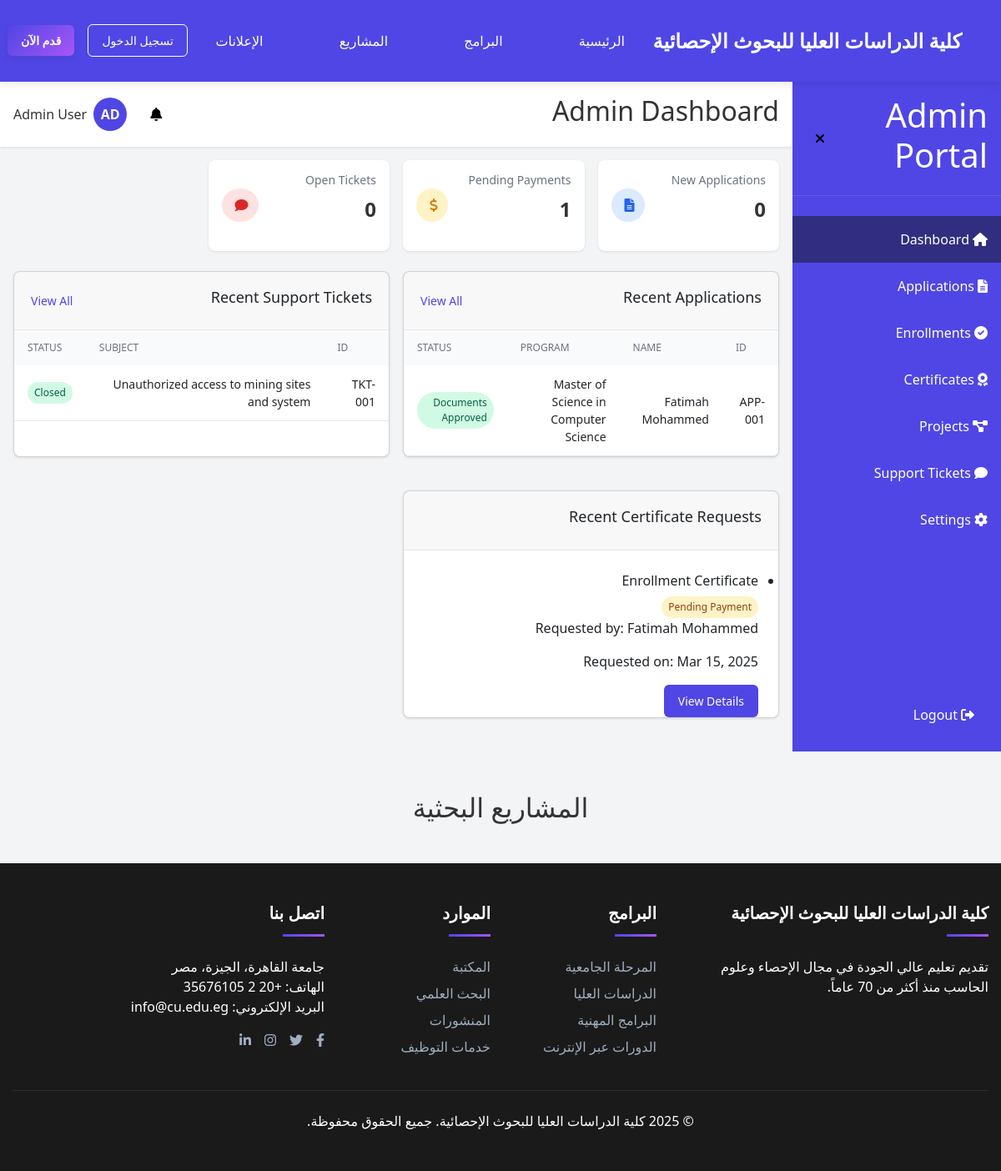
Page /admin/dashboard (signed in) on the committed database.
### models.py (models this page shows, shortened)
class User(db.Model, UserMixin):
    __tablename__ = 'user'
    __table_args__ = {'extend_existing': True}
    id = db.Column(db.Integer, primary_key=True)
    email = db.Column(db.String(120), unique=True, nullable=False)
    password_hash = db.Column(db.String(128), nullable=False)
    full_name = db.Column(db.String(100), nullable=False)
    phone = db.Column(db.String(20), nullable=True)
    nationality = db.Column(db.String(50), nullable=True)
    education = db.Column(db.String(50), nullable=True)
    role = db.Column(db.String(20), default='student')
    created_at = db.Column(db.DateTime, default=datetime.utcnow)
    applications = db.relationship('Application', backref='user', lazy=True)
    documents = db.relationship('Document', backref='user', lazy=True)
    certificates = db.relationship('Certificate', backref='user', lazy=True)
    tickets = db.relationship('Ticket', backref='user', lazy=True)
    notifications = db.relationship('Notification', backref='user', lazy=True)
    def is_admin(self):
        return self.role == 'admin'

class Application(db.Model):
    __tablename__ = 'application'
    __table_args__ = {'extend_existing': True}
    id = db.Column(db.Integer, primary_key=True)
    app_id = db.Column(db.String(20), unique=True, nullable=False)
    user_id = db.Column(db.Integer, db.ForeignKey('user.id'), nullable=False)
    program = db.Column(db.String(100), nullable=False)
    status = db.Column(db.String(50), default='Pending Review')
    payment_status = db.Column(db.String(20), default='Pending')
    date_submitted = db.Column(db.DateTime, default=datetime.utcnow)
    documents = db.relationship('Document', backref='application', lazy=True)
    student_id = db.relationship('StudentID', backref='application', uselist=False)

class Ticket(db.Model):
    __tablename__ = 'ticket'
    __table_args__ = {'extend_existing': True}
    id = db.Column(db.Integer, primary_key=True)
    ticket_id = db.Column(db.String(20), unique=True, nullable=False)
    user_id = db.Column(db.Integer, db.ForeignKey('user.id'), nullable=False)
    subject = db.Column(db.String(100), nullable=False)
    status = db.Column(db.String(20), default='Open')
    created_at = db.Column(db.DateTime, default=datetime.utcnow)
    messages = db.relationship('TicketMessage', backref='ticket', lazy=True, order_by='TicketMessage.created_at')

class Certificate(db.Model):
    __tablename__ = 'certificates'
    __table_args__ = {'extend_existing': True}
    id = db.Column(db.Integer, primary_key=True)
    cert_id = db.Column(db.String(20), unique=True)
    user_id = db.Column(db.Integer, db.ForeignKey('user.id'), nullable=False)
    type = db.Column(db.String(100), nullable=False)
    purpose = db.Column(db.Text)
    copies = db.Column(db.Integer, default=1)
    status = db.Column(db.String(50), default='Pending')
    payment_status = db.Column(db.String(20), default='Pending')
    request_date = db.Column(db.DateTime, default=datetime.utcnow)

### run.py (the view)
@app.route('/admin/dashboard')
@login_required
def admin_dashboard():
    if not current_user.is_admin():
        flash('Access denied: Admin privileges required', 'danger')
        return redirect(url_for('student_dashboard'))
    applications_count = Application.query.filter_by(status='Pending Review').count()
    payment_pending_count = Application.query.filter_by(status='Documents Approved', payment_status='Pending').count()
    certificate_requests = Certificate.query.count()
    open_tickets = Ticket.query.filter_by(status='Open').count()
    recent_applications = Application.query.order_by(Application.date_submitted.desc()).limit(3).all()
    recent_tickets = Ticket.query.order_by(Ticket.created_at.desc()).limit(3).all()
    recent_certificates = Certificate.query.order_by(Certificate.request_date.desc()).limit(3).all()
    return render_template('admin/dashboard.html',
                          applications_count=applications_count,
                          payment_pending_count=payment_pending_count,
                          certificate_requests=certificate_requests,
                          open_tickets=open_tickets,
                          recent_applications=recent_applications,
                          recent_tickets=recent_tickets,
                          recent_certificates=recent_certificates)

### run.py (called while the page is built)
@login_manager.user_loader
def load_user(user_id):
    return User.query.get(int(user_id))

@app.template_filter('slice')
def slice_filter(iterable, start, end=None):
    if end is None:
        return iterable[start:]
    return iterable[start:end]

@app.template_filter('format_date')
def format_date_filter(date):
    if date is None:
        return ""
    try:
        return date.strftime("%b %d, %Y")
    except:
        return str(date)

@app.context_processor
def inject_now():
    return {'now': datetime.utcnow()}

### templates/admin/dashboard.html (shortened to what this page needs)
{% extends "admin_layout.html" %}
{% block page_title %}Admin Dashboard{% endblock %}
{% block main_content %}
<div class="stats-grid">
    <div class="stat-card">
        <div class="stat-content">
            <div>
                <h3 class="stat-title">New Applications</h3>
                <p class="stat-value">{{ applications_count }}</p>
            </div>
            <div class="stat-icon blue">
                <i class="fas fa-file-alt"></i>
            </div>
        </div>
    </div>
    <div class="stat-card">
        <div class="stat-content">
            <div>
                <h3 class="stat-title">Pending Payments</h3>
                <p class="stat-value">{{ payment_pending_count }}</p>
            </div>
            <div class="stat-icon yellow">
                <i class="fas fa-dollar-sign"></i>
            </div>
        </div>
    </div>
    <div class="stat-card">
        <div class="stat-content">
            <div>
                <h3 class="stat-title">Open Tickets</h3>
                <p class="stat-value">{{ open_tickets }}</p>
            </div>
            <div class="stat-icon red">
                <i class="fas fa-comment"></i>
            </div>
        </div>
    </div>
</div>
<div class="dashboard-grid">
    <div class="card">
        <div class="card-header">
            <h3>Recent Applications</h3>
            <a href="{{ url_for('admin_applications') }}" class="view-all">View All</a>
        </div>
        <div class="table-container">
            <table>
                <thead>
                    <tr>
                        <th>ID</th>
                        <th>Name</th>
                        <th>Program</th>
                        <th>Status</th>
                    </tr>
                </thead>
                <tbody>
                    {% for app in recent_applications %}
                        <tr>
                            <td>{{ app.app_id }}</td>
                            <td>{{ app.user.full_name }}</td>
                            <td>{{ app.program }}</td>
                            <td>
                                <span class="status-badge
                                    {% if app.status == 'Pending Review' %}yellow
                                    {% elif app.status == 'Documents Approved' %}green
                                    {% elif app.status == 'Documents Rejected' %}red
                                    {% elif app.status == 'Payment Pending' %}blue
                                    {% endif %}">
                                    {{ app.status }}
                                </span>
                            </td>
                        </tr>
                    {% else %}
                        <tr>
                            <td colspan="4" class="text-center">No recent applications</td>
                        </tr>
                    {% endfor %}
                </tbody>
            </table>
        </div>
    </div>
    <div class="card">
        <div class="card-header">
            <h3>Recent Support Tickets</h3>
            <a href="{{ url_for('admin_tickets') }}" class="view-all">View All</a>
        </div>
        <div class="table-container">
            <table>
                <thead>
                    <tr>
                        <th>ID</th>
                        <th>Subject</th>
                        <th>Status</th>
                    </tr>
                </thead>
                <tbody>
                    {% for ticket in recent_tickets %}
                        <tr>
                            <td>{{ ticket.ticket_id }}</td>
                            <td>{{ ticket.subject }}</td>
                            <td>
                                <span class="status-badge
                                    {% if ticket.status == 'Open' %}red
                                    {% elif ticket.status == 'In Progress' %}yellow
                                    {% elif ticket.status == 'Closed' %}green
                                    {% endif %}">
                                    {{ ticket.status }}
                                </span>
                            </td>
                        </tr>
                    {% else %}
                        <tr>
                            <td colspan="3" class="text-center">No recent tickets</td>
                        </tr>
                    {% endfor %}
                </tbody>
            </table>
        </div>
    </div>
    <div class="card">
        <div class="card-header">
            <h3>Recent Certificate Requests</h3>
        </div>
        <div class="card-body">
            {% if recent_certificates %}
                <ul class="recent-list">
                    {% for certificate in recent_certificates %}
                    <li class="recent-item">
                        <div class="recent-item-header">
                            <h4>{{ certificate.type }}</h4>
                            <span class="status-badge
                                {% if certificate.status == 'Pending Payment' %}yellow
                                {% elif certificate.status == 'Processing' %}blue
                                {% elif certificate.status == 'Ready for Pickup' %}green
                                {% endif %}">
                                {{ certificate.status }}
                            </span>
                        </div>
                        <p>Requested by: {{ certificate.user.full_name }}</p>
                        <p>Requested on: {{ certificate.request_date|format_date }}</p>
                        <div class="item-actions">
                            <a href="{{ url_for('admin_certificates') }}?cert_id={{ certificate.cert_id }}" class="btn primary btn-sm">View Details</a>
                        </div>
                    </li>
                    {% endfor %}
                </ul>
            {% else %}
                <p class="text-muted">No recent certificate requests.</p>
            {% endif %}
        </div>
    </div>
</div>
{% endblock %}

### templates/admin_layout.html (shortened to what this page needs)
{% extends "base.html" %}
{% block content %}
<div class="dashboard-container">
    <div id="sidebar" class="sidebar">
        <div class="sidebar-header">
            <h1 id="sidebar-title">Admin Portal</h1>
            <button id="toggle-sidebar" class="btn-icon">
                <i class="fas fa-times"></i>
            </button>
        </div>
        <nav class="sidebar-nav">
            <a href="{{ url_for('admin_dashboard') }}" class="nav-item {% if request.endpoint == 'admin_dashboard' %}active{% endif %}">
                <i class="fas fa-home"></i>
                <span class="nav-text">Dashboard</span>
              </a>
            <a href="{{ url_for('admin_applications') }}"
               class="nav-item {% if request.endpoint == 'admin_applications' %}active{% endif %}"
               id="admin-applications-link">
                <i class="fas fa-file-alt"></i>
                <span class="nav-text">Applications</span>
            </a>
            <a href="{{ url_for('admin_enrollments') }}" class="nav-item {% if request.endpoint == 'admin_enrollments' %}active{% endif %}">
                <i class="fas fa-check-circle"></i>
                <span class="nav-text">Enrollments</span>
            </a>
            <a href="{{ url_for('admin_certificates') }}" class="nav-item {% if request.endpoint == 'admin_certificates' %}active{% endif %}">
                <i class="fas fa-award"></i>
                <span class="nav-text">Certificates</span>
            </a>
            <a href="{{ url_for('admin_projects') }}" class="nav-item {% if request.endpoint == 'admin_projects' %}active{% endif %}">
                <i class="fas fa-project-diagram"></i>
                <span class="nav-text">Projects</span>
            </a>
            <a href="{{ url_for('admin_tickets') }}" class="nav-item {% if request.endpoint == 'admin_tickets' %}active{% endif %}">
                <i class="fas fa-comment"></i>
                <span class="nav-text">Support Tickets</span>
            </a>
            <a href="{{ url_for('admin_settings') }}" class="nav-item {% if request.endpoint == 'admin_settings' %}active{% endif %}">
                <i class="fas fa-cog"></i>
                <span class="nav-text">Settings</span>
            </a>
        </nav>
        <div class="logout-container">
            <a href="{{ url_for('logout') }}" class="nav-item">
                <i class="fas fa-sign-out-alt"></i>
                <span class="nav-text">Logout</span>
            </a>
        </div>
    </div>
    <div class="main-content">
        <header class="header">
            <div class="header-content">
                <h2 id="page-title">{% block page_title %}Dashboard{% endblock %}</h2>
                <div class="header-actions">
                    <div class="notification-container">
                        <button id="notification-btn" class="btn-icon">
                            <i class="fas fa-bell"></i>
                            {% set unread_notifications = current_user.notifications|selectattr('read', 'equalto', false)|list %}
                        </button>
                    </div>
                    <div class="user-container">
                        <div class="avatar">AD</div>
                        <span id="user-name" class="user-name">{{ current_user.full_name }}</span>
                    </div>
                </div>
            </div>
        </header>
        <main class="content">
            {% block main_content %}{% endblock %}
        </main>
    </div>
</div>
<section class="py-5" id="projects">
    <div class="container">
        <h2 class="text-center mb-4">المشاريع البحثية</h2>
    </div>
</section>
{% endblock %}

### rows in the picture
User: full_name "Admin User"
Application: app_id "APP-001", user.full_name "Fatimah Mohammed", program "Master of Science in Computer Science", status "Documents Approved"
Ticket: ticket_id "TKT-001", subject "Unauthorized access to mining sites and system", status "Closed"
Certificate: type "Enrollment Certificate", status "Pending Payment", user.full_name "Fatimah Mohammed", request_date "Mar 15, 2025"

### other values in the picture
{{ applications_count }} "0"
{{ payment_pending_count }} "1"
{{ open_tickets }} "0"
